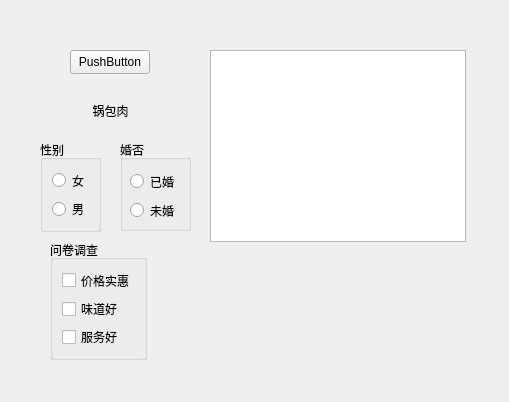
<?xml version="1.0" encoding="UTF-8"?>
<ui version="4.0">
 <class>Widget</class>
 <widget class="QWidget" name="Widget">
  <property name="geometry">
   <rect>
    <x>0</x>
    <y>0</y>
    <width>509</width>
    <height>402</height>
   </rect>
  </property>
  <property name="windowTitle">
   <string>Widget</string>
  </property>
  <widget class="QPushButton" name="pushButton">
   <property name="geometry">
    <rect>
     <x>70</x>
     <y>50</y>
     <width>80</width>
     <height>24</height>
    </rect>
   </property>
   <property name="text">
    <string>PushButton</string>
   </property>
   <property name="icon">
    <iconset resource="res.qrc">
     <normaloff>:/Img/2021-11-25 (9).png</normaloff>:/Img/2021-11-25 (9).png</iconset>
   </property>
   <property name="iconSize">
    <size>
     <width>28</width>
     <height>28</height>
    </size>
   </property>
  </widget>
  <widget class="QToolButton" name="toolButton">
   <property name="geometry">
    <rect>
     <x>60</x>
     <y>80</y>
     <width>101</width>
     <height>61</height>
    </rect>
   </property>
   <property name="text">
    <string>锅包肉</string>
   </property>
   <property name="icon">
    <iconset resource="res.qrc">
     <normaloff>:/Img/01.jpg</normaloff>:/Img/01.jpg</iconset>
   </property>
   <property name="iconSize">
    <size>
     <width>50</width>
     <height>50</height>
    </size>
   </property>
   <property name="toolButtonStyle">
    <enum>Qt::ToolButtonTextBesideIcon</enum>
   </property>
   <property name="autoRaise">
    <bool>true</bool>
   </property>
  </widget>
  <widget class="QGroupBox" name="groupBox">
   <property name="geometry">
    <rect>
     <x>40</x>
     <y>140</y>
     <width>61</width>
     <height>92</height>
    </rect>
   </property>
   <property name="title">
    <string>性别</string>
   </property>
   <layout class="QVBoxLayout" name="verticalLayout">
    <item>
     <widget class="QRadioButton" name="rbtnWoman">
      <property name="text">
       <string>女</string>
      </property>
     </widget>
    </item>
    <item>
     <widget class="QRadioButton" name="rdtnMan">
      <property name="text">
       <string>男</string>
      </property>
     </widget>
    </item>
   </layout>
  </widget>
  <widget class="QGroupBox" name="groupBox_2">
   <property name="geometry">
    <rect>
     <x>120</x>
     <y>140</y>
     <width>71</width>
     <height>91</height>
    </rect>
   </property>
   <property name="title">
    <string>婚否</string>
   </property>
   <widget class="QWidget" name="layoutWidget">
    <property name="geometry">
     <rect>
      <x>10</x>
      <y>30</y>
      <width>51</width>
      <height>52</height>
     </rect>
    </property>
    <layout class="QVBoxLayout" name="verticalLayout_2">
     <item>
      <widget class="QRadioButton" name="radioButton_3">
       <property name="text">
        <string>已婚</string>
       </property>
      </widget>
     </item>
     <item>
      <widget class="QRadioButton" name="radioButton_4">
       <property name="text">
        <string>未婚</string>
       </property>
      </widget>
     </item>
    </layout>
   </widget>
  </widget>
  <widget class="QGroupBox" name="groupBox_3">
   <property name="geometry">
    <rect>
     <x>50</x>
     <y>240</y>
     <width>97</width>
     <height>120</height>
    </rect>
   </property>
   <property name="title">
    <string>问卷调查</string>
   </property>
   <layout class="QVBoxLayout" name="verticalLayout_3">
    <item>
     <widget class="QCheckBox" name="checkBox">
      <property name="text">
       <string>价格实惠</string>
      </property>
     </widget>
    </item>
    <item>
     <widget class="QCheckBox" name="checkBox_2">
      <property name="text">
       <string>味道好</string>
      </property>
     </widget>
    </item>
    <item>
     <widget class="QCheckBox" name="cBox3">
      <property name="text">
       <string>服务好</string>
      </property>
      <property name="tristate">
       <bool>false</bool>
      </property>
     </widget>
    </item>
   </layout>
  </widget>
  <widget class="QListWidget" name="listWidget">
   <property name="geometry">
    <rect>
     <x>210</x>
     <y>50</y>
     <width>256</width>
     <height>192</height>
    </rect>
   </property>
   <property name="layoutDirection">
    <enum>Qt::LeftToRight</enum>
   </property>
  </widget>
 </widget>
 <resources>
  <include location="res.qrc"/>
 </resources>
 <connections/>
</ui>
